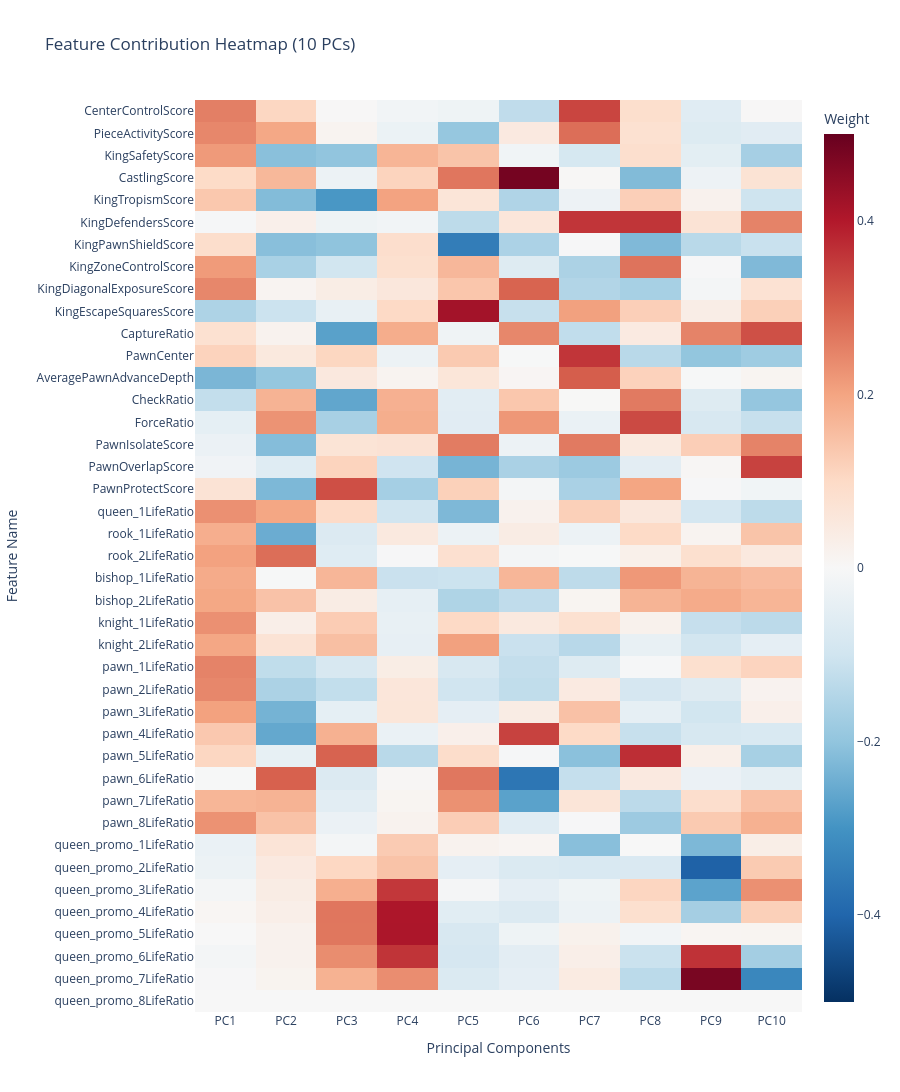

Notebook cell for this chart:
### Code cell
# 1. 提取 PCA 模型
# 如果报错，说明你的 pipeline 最后一步不叫 'pca'，请改为 pca_model = pca_pipeline[-1]
pca_model = pca_pipeline.named_steps['pca'] 

# 获取实际计算出的 PC 数量 (比如你之前设了2，这里就是2)
n_components = pca_model.n_components_
print(f"当前模型包含 {n_components} 个主成分。")

# 2. 提取特征权重 (Loadings)
loadings_df = pd.DataFrame(
    pca_model.components_.T, 
    columns=[f"PC{i+1}" for i in range(n_components)],
    index=cols
)

# ----------------------------------------------------------
# 可视化 A：特征权重热力图
# ----------------------------------------------------------
fig_heatmap = px.imshow(
    loadings_df, 
    labels=dict(x="Principal Components", y="Feature Name", color="Weight"),
    x=loadings_df.columns,
    y=loadings_df.index,
    color_continuous_scale='RdBu_r', 
    zmin=-0.5, zmax=0.5,             
    aspect="auto",
    height=1200,                    
    title=f"Feature Contribution Heatmap ({n_components} PCs)"
)
fig_heatmap.show()

# ----------------------------------------------------------
# 文字输出 B：详细排序 (自动适配 PC 数量)
# ----------------------------------------------------------
print("\n" + "="*50)
print(">>> PCA 主成分特征详细排序 <<<")
print("="*50)

# 循环次数改为 n_components，有多少显示多少，不再强行显示 5 个
for i in range(n_components): 
    pc_name = f"PC{i+1}"
    
    # 排序
    sorted_features = loadings_df[pc_name].sort_values(ascending=False)
    
    print(f"\n【{pc_name} 解析】")
    print(f"  ⬆️ 正向最强特征 (值越大 {pc_name} 越大):")
    print(f"     {', '.join(sorted_features.head(5).index)}")
    
    print(f"  ⬇️ 负向最强特征 (值越小 {pc_name} 越小):")
    print(f"     {', '.join(sorted_features.tail(5).index)}")

### Figure 1 — Plotly figure (JSON) as saved in the notebook; plotly's stock layout.template omitted (floating-point values rounded to 4 significant figures; data arrays with more than 128 entries replaced by an {"elided": "..."} marker saying what was removed)
{"data": [{"coloraxis": "coloraxis", "hovertemplate": "Principal Components: %{x}<br>Feature Name: %{y}<br>Weight: %{z}<extra></extra>", "name": "0", "type": "heatmap", "x": ["PC1", "PC2", "PC3", "PC4", "PC5", "PC6", "PC7", "PC8", "PC9", "PC10"], "xaxis": "x", "y": ["CenterControlScore", "PieceActivityScore", "KingSafetyScore", "CastlingScore", "KingTropismScore", "KingDefendersScore", "KingPawnShieldScore", "KingZoneControlScore", "KingDiagonalExposureScore", "KingEscapeSquaresScore", "CaptureRatio", "PawnCenter", "AveragePawnAdvanceDepth", "CheckRatio", "ForceRatio", "PawnIsolateScore", "PawnOverlapScore", "PawnProtectScore", "queen_1LifeRatio", "rook_1LifeRatio", "rook_2LifeRatio", "bishop_1LifeRatio", "bishop_2LifeRatio", "knight_1LifeRatio", "knight_2LifeRatio", "pawn_1LifeRatio", "pawn_2LifeRatio", "pawn_3LifeRatio", "pawn_4LifeRatio", "pawn_5LifeRatio", "pawn_6LifeRatio", "pawn_7LifeRatio", "pawn_8LifeRatio", "queen_promo_1LifeRatio", "queen_promo_2LifeRatio", "queen_promo_3LifeRatio", "queen_promo_4LifeRatio", "queen_promo_5LifeRatio", "queen_promo_6LifeRatio", "queen_promo_7LifeRatio", "queen_promo_8LifeRatio"], "yaxis": "y", "z": {"elided": "41x10 float values"}}], "layout": {"coloraxis": {"cmax": 0.5, "cmin": -0.5, "colorbar": {"title": {"text": "Weight"}}, "colorscale": [[0, "rgb(5,48,97)"], [0.1, "rgb(33,102,172)"], [0.2, "rgb(67,147,195)"], [0.3, "rgb(146,197,222)"], [0.4, "rgb(209,229,240)"], [0.5, "rgb(247,247,247)"], [0.6, "rgb(253,219,199)"], [0.7, "rgb(244,165,130)"], [0.8, "rgb(214,96,77)"], [0.9, "rgb(178,24,43)"], [1, "rgb(103,0,31)"]]}, "height": 1200, "title": {"text": "Feature Contribution Heatmap (10 PCs)"}, "xaxis": {"anchor": "y", "domain": [0, 1], "title": {"text": "Principal Components"}}, "yaxis": {"anchor": "x", "autorange": "reversed", "domain": [0, 1], "title": {"text": "Feature Name"}}}}
